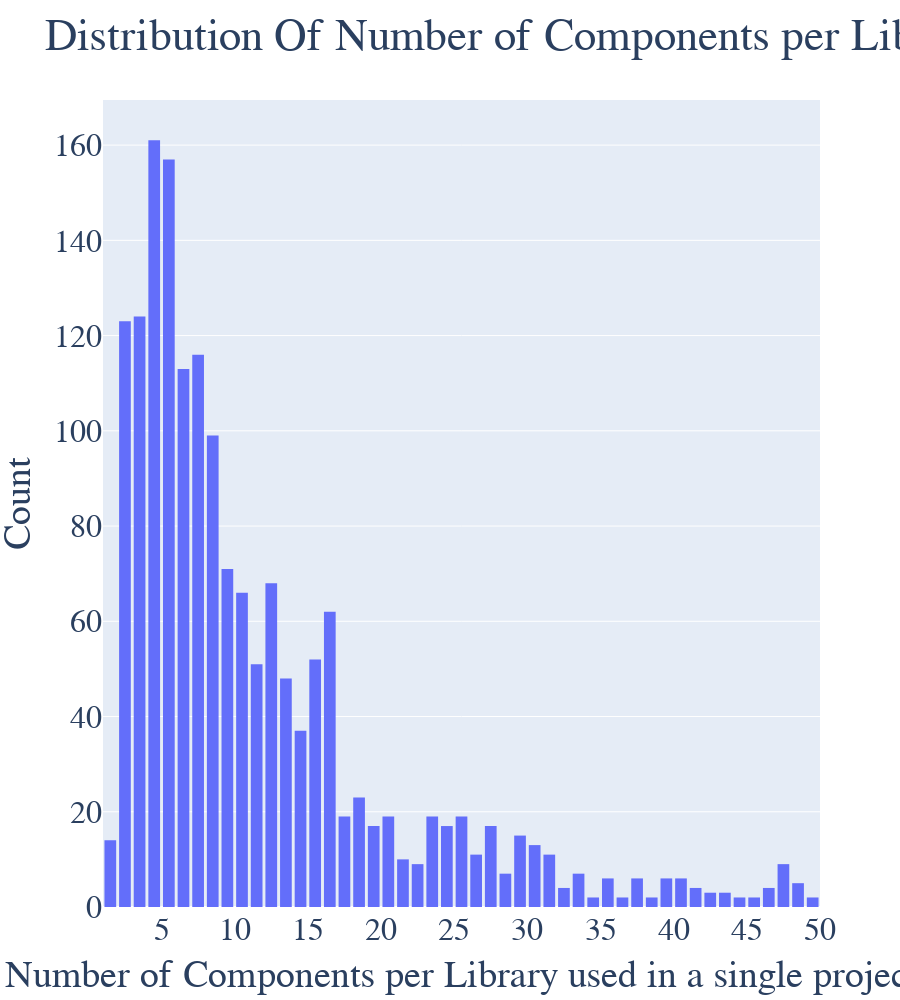

Notebook source saved alongside this figure:
### Code cell
# Number of ratings per book
data = df_without_zero.groupby('libID')['rating'].count().clip(upper=50)

# Create trace
trace = go.Histogram(x = data.values,
                     name = 'Ratings',
                     xbins = dict(start = 0,
                                  end = 50,
                                  size =1))
# Create layout
layout = go.Layout(title = 'Distribution Of Number of Components per Library Cut-Off (1,1)',
                   xaxis = dict(title = 'Number of Components per Library used in a single project'),
                   yaxis = dict(title = 'Count'),
                   bargap = 0.2,  height=1000,
                       font=dict(
                        family="sans serif",
                        size=32
                        ))

# Create plot
fig = go.Figure(data=[trace], layout=layout)
iplot(fig)

### Figure 1 — Plotly figure (JSON) as saved in the notebook; plotly's stock layout.template omitted (floating-point values rounded to 4 significant figures; data arrays with more than 128 entries replaced by an {"elided": "..."} marker saying what was removed)
{"data": [{"name": "Ratings", "type": "histogram", "x": {"elided": "1801 int values"}, "xbins": {"end": 50, "size": 1, "start": 0}}], "layout": {"bargap": 0.2, "font": {"family": "sans serif", "size": 32}, "height": 1000, "title": {"text": "Distribution Of Number of Components per Library Cut-Off (1,1)"}, "xaxis": {"title": {"text": "Number of Components per Library used in a single project"}}, "yaxis": {"title": {"text": "Count"}}}}
